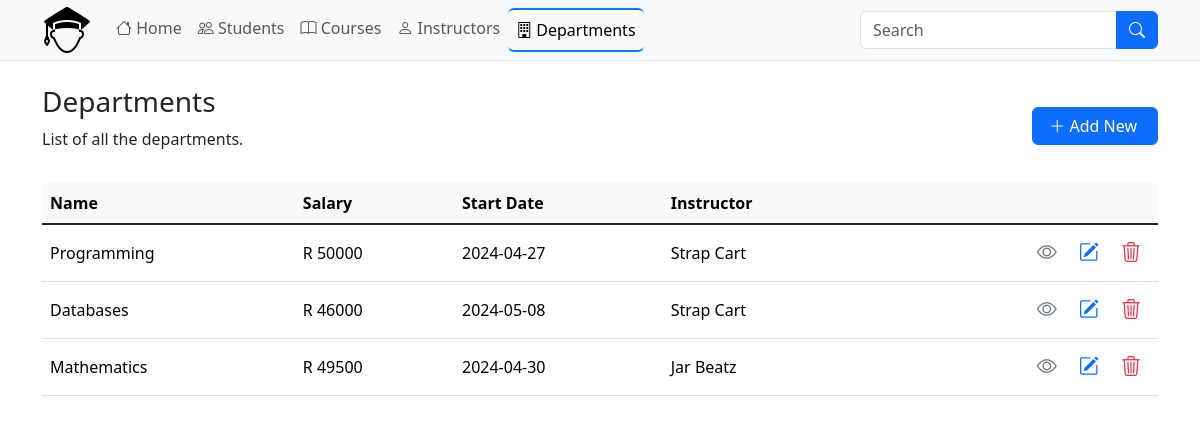
Page /departments.php on the earlier database version.
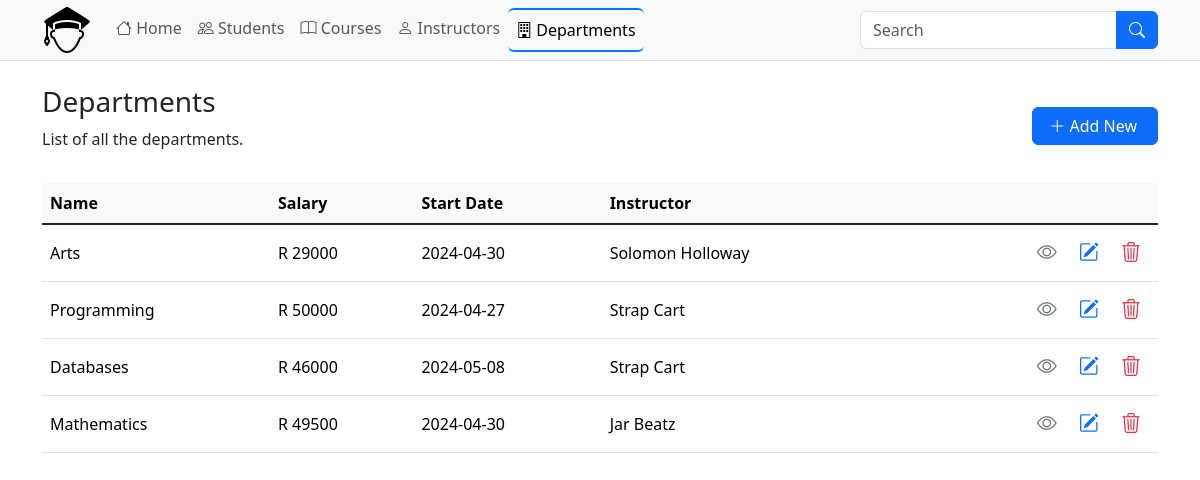
Same page on the later database version.
### tables this page shows
CREATE TABLE `departments` (
  `department_id` int(11) NOT NULL,
  `department_name` varchar(100) DEFAULT NULL,
  `salary` float(10,2) DEFAULT NULL,
  `start_date` date DEFAULT NULL,
  `instructor_id` int(11) DEFAULT NULL,
  `created_at` timestamp NOT NULL DEFAULT current_timestamp(),
  `updated_at` timestamp NOT NULL DEFAULT current_timestamp() ON UPDATE current_timestamp()
);

CREATE TABLE `instructors` (
  `instructor_id` int(11) NOT NULL,
  `first_name` varchar(50) DEFAULT NULL,
  `last_name` varchar(50) DEFAULT NULL,
  `email` varchar(100) DEFAULT NULL,
  `created_at` timestamp NOT NULL DEFAULT current_timestamp(),
  `updated_at` timestamp NOT NULL DEFAULT current_timestamp() ON UPDATE current_timestamp()
);

### classes/Db.php (called while the page is built, shortened)
<?php
class DB
{
    private $hostName = 'localhost';
    private $dbUser = 'root';
    private $dbPass = '';
    private $dbName = 'student_management_system';
    private $options = [];
    protected $conn;
    public function __construct()
    {
        if (!isset($this->conn)) {
            try {
                $this->conn = new PDO("mysql:host=" . $this->hostName . "; dbname=" . $this->dbName, $this->dbUser, $this->dbPass, $this->options);
            } catch (PDOException $e) {
                die($e->getMessage());
            }
        }
        return $this->conn;
    }
}

### classes/Department.php (called while the page is built, shortened)
<?php
include_once 'Db.php';
class Department extends DB
{
    public function getDepartments()
    {
        try {
            $stmt = $this->conn->prepare(
                "SELECT d.department_id, d.department_name, d.salary, d.start_date,
                        i.first_name, i.last_name
                FROM departments d
                JOIN instructors i
                ON d.instructor_id = i.instructor_id
                ORDER BY department_id DESC"
            );
            $stmt->execute();
            return $stmt->fetchAll(PDO::FETCH_ASSOC);
        } catch (PDOException $e) {
            $this->output = $e->getMessage();
            return $this->output;
        }
    }
}

### departments.php (the view, shortened to what this page needs)
<?php
include_once './classes/Department.php';
$departments = new Department();
?>
<?php include './includes/header.php'; ?>
<div class="container">
    <div class="row">
        <div class="col-12">
            <div class="d-flex align-items-center justify-content-between mt-4 mb-3">
                <div>
                    <h3>Departments</h3>
                    <p>
                        List of all the departments.
                    </p>
                </div>
                <div>
                    <a href="add-department.php" class="btn btn-primary custom">
                        <i class="bi bi-plus-lg"></i> Add New
                    </a>
                </div>
            </div>
            <div>
                <table class="table table-hover">
                    <thead>
                        <tr class="table-light">
                            <th scope="col">Name</th>
                            <th scope="col">Salary</th>
                            <th scope="col">Start Date</th>
                            <th scope="col">Instructor</th>
                            <th scope="col"></th>
                        </tr>
                    </thead>
                    <tbody class="table-group-divider">
                        <?php if (!empty($departments->getDepartments())) : ?>
                            <?php foreach ($departments->getDepartments() as $department) : ?>
                                <tr>
                                    <td class="align-middle"><?= $department['department_name'] ?></td>
                                    <td class="align-middle">R <?= $department['salary'] ?></td>
                                    <td class="align-middle"><?= $department['start_date'] ?></td>
                                    <td class="align-middle"><?= $department['first_name'] ?> <?= $department['last_name'] ?></td>
                                    <td class="text-end align-middle text-nowrap">
                                        <a href="view-department.php?departmentId=<?= $department['department_id'] ?>" title="Department Details" class="btn btn-transparent btn-sm text-secondary">
                                            <i class="bi bi-eye fs-5"></i>
                                        </a>
                                        <a href="update-department.php?departmentId=<?= $department['department_id'] ?>" title="Edit Department" class="btn btn-transparent btn-sm text-primary">
                                            <i class="bi bi-pencil-square fs-5"></i>
                                        </a>
                                        <a href="delete-department.php?departmentId=<?= $department['department_id'] ?>" title="Delete Department" class="btn btn-transparent btn-sm text-danger">
                                            <i class="bi bi-trash3 fs-5"></i>
                                        </a>
                                    </td>
                                </tr>
                            <?php endforeach; ?>
                        <?php else : ?>
                            <tr>
                                <td colspan="9" class="text-center">There are no departments in the database.</td>
                            </tr>
                        <?php endif; ?>
                    </tbody>
                </table>
            </div>
        </div>
    </div>
</div>
<?php include './includes/footer.php'; ?>

Differences in the rows shown:
added departments: department_name "Arts", salary "29000", start_date "2024-04-30", instructor.first_name "Solomon", instructor.last_name "Holloway"
